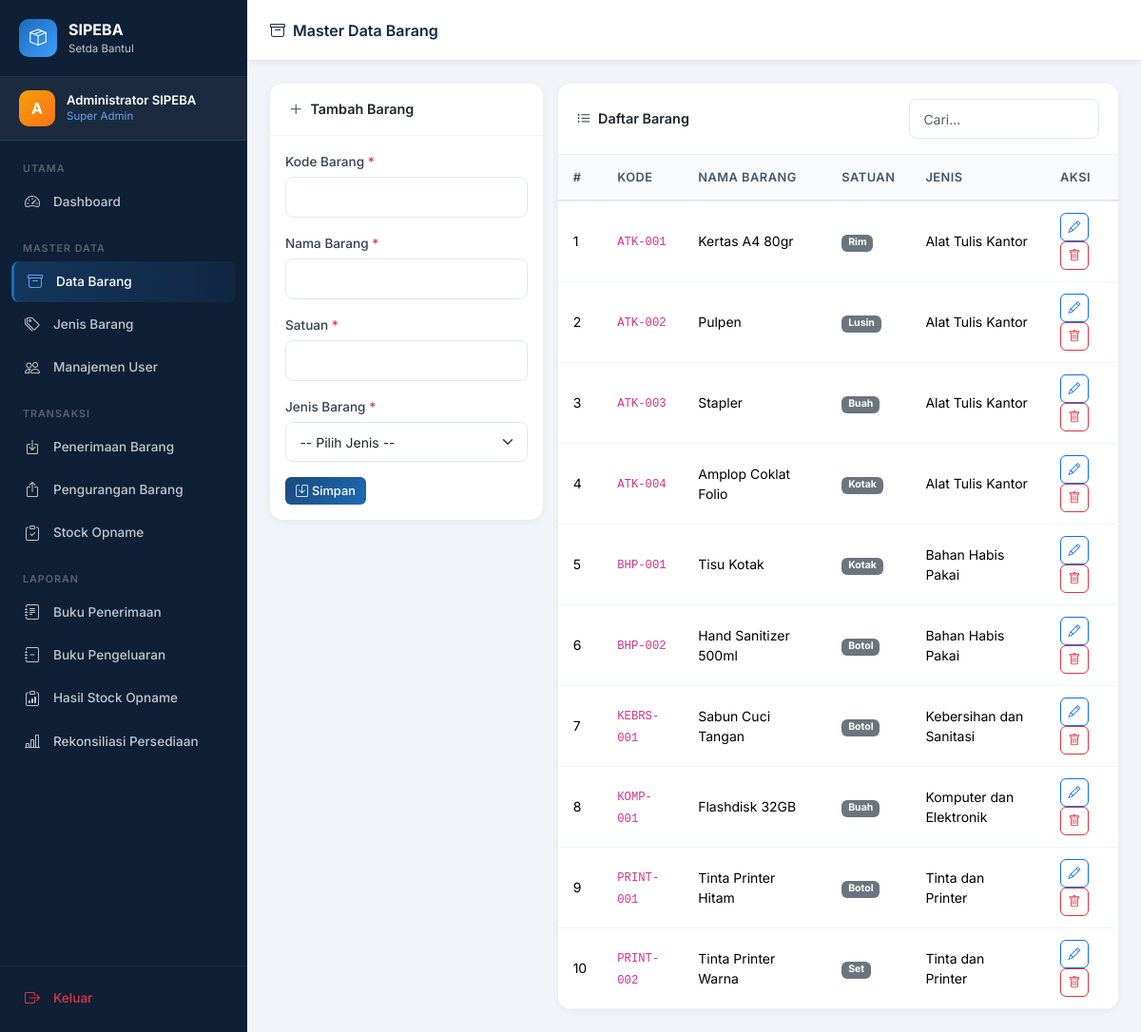
The page /master_data/barang/index.php (signed in) on the database its author committed.
### tables this page shows
CREATE TABLE `barang` (
  `id` INT UNSIGNED AUTO_INCREMENT PRIMARY KEY,
  `kode_barang` VARCHAR(20) NOT NULL UNIQUE,
  `nama_barang` VARCHAR(150) NOT NULL,
  `satuan` VARCHAR(30) NOT NULL,
  `id_jenis_barang` INT UNSIGNED NOT NULL,
  `created_at` TIMESTAMP DEFAULT CURRENT_TIMESTAMP,
  FOREIGN KEY (`id_jenis_barang`) REFERENCES `jenis_barang`(`id`)
);

CREATE TABLE `jenis_barang` (
  `id` INT UNSIGNED AUTO_INCREMENT PRIMARY KEY,
  `kode_jenis` VARCHAR(10) NOT NULL UNIQUE,
  `nama_jenis` VARCHAR(100) NOT NULL,
  `kategori` ENUM('ASET TETAP','ASET LANCAR') NOT NULL DEFAULT 'ASET LANCAR',
  `created_at` TIMESTAMP DEFAULT CURRENT_TIMESTAMP
);

### config/auth.php (called while the page is built, shortened)
<?php
function getCurrentUser(): array {
    return $_SESSION['user'] ?? [];
}
function getUserRole(): string {
    return $_SESSION['user']['role'] ?? '';
}

### master_data/barang/index.php (the view, shortened to what this page needs)
<?php
require_once __DIR__ . '/../../config/bootstrap.php';
$editItem = null;
$list      = $conn->query("SELECT b.*, j.nama_jenis, j.kode_jenis FROM barang b JOIN jenis_barang j ON b.id_jenis_barang=j.id ORDER BY b.kode_barang");
include BASE_PATH . '/includes/header.php';
include BASE_PATH . '/includes/sidebar.php';
?>
<div class="main-content">
  <div class="topbar">
    <div class="topbar-title"><i class="bi bi-archive me-2"></i>Master Data Barang</div>
  </div>
  <div class="page-content">
    <div class="row g-3">
      <div class="col-lg-4">
        <div class="card">
          <div class="card-header"><i class="bi bi-<?=$editItem?'pencil':'plus-lg'?> me-2"></i><?=$editItem?'Edit':'Tambah'?> Barang</div>
          <div class="card-body p-3">
            <form method="POST">
              <div class="mb-3">
                <label class="form-label">Kode Barang <span class="text-danger">*</span></label>
                <input type="text" name="kode_barang" class="form-control" value="<?=htmlspecialchars($editItem['kode_barang']??'')?>" required maxlength="20">
              </div>
              <div class="mb-3">
                <label class="form-label">Nama Barang <span class="text-danger">*</span></label>
                <input type="text" name="nama_barang" class="form-control" value="<?=htmlspecialchars($editItem['nama_barang']??'')?>" required>
              </div>
              <div class="mb-3">
                <label class="form-label">Satuan <span class="text-danger">*</span></label>
                <input type="text" name="satuan" class="form-control" value="<?=htmlspecialchars($editItem['satuan']??'')?>" required>
              </div>
              <div class="mb-3">
                <label class="form-label">Jenis Barang <span class="text-danger">*</span></label>
                <select name="id_jenis_barang" class="form-select" required>
                  <option value="">-- Pilih Jenis --</option>
                </select>
              </div>
              <div class="d-flex gap-2">
                <button type="submit" class="btn btn-primary btn-sm"><i class="bi bi-save me-1"></i>Simpan</button>
              </div>
            </form>
          </div>
        </div>
      </div>
      <div class="col-lg-8">
        <div class="card">
          <div class="card-header d-flex align-items-center justify-content-between">
            <span><i class="bi bi-list-ul me-2"></i>Daftar Barang</span>
            <input type="text" class="form-control form-control-sm" style="width:200px" data-table-search="barangTable" placeholder="Cari...">
          </div>
          <div class="table-wrapper">
            <table class="table" id="barangTable">
              <thead><tr><th>#</th><th>Kode</th><th>Nama Barang</th><th>Satuan</th><th>Jenis</th><th>Aksi</th></tr></thead>
              <tbody>
                <?php $no=1; while($b=$list->fetch_assoc()): ?>
                <tr>
                  <td><?=$no++?></td>
                  <td><code><?=htmlspecialchars($b['kode_barang'])?></code></td>
                  <td><?=htmlspecialchars($b['nama_barang'])?></td>
                  <td><span class="badge bg-secondary"><?=htmlspecialchars($b['satuan'])?></span></td>
                  <td><?=htmlspecialchars($b['nama_jenis'])?></td>
                  <td>
                    <a href="?action=edit&id=<?=$b['id']?>" class="btn btn-sm btn-outline-primary btn-icon"><i class="bi bi-pencil"></i></a>
                    <form method="POST" class="d-inline">
                      <button type="submit" class="btn btn-sm btn-outline-danger btn-icon" data-confirm="Hapus barang <?=htmlspecialchars($b['nama_barang'])?>?"><i class="bi bi-trash"></i></button>
                    </form>
                  </td>
                </tr>
                <?php endwhile; ?>
              </tbody>
            </table>
          </div>
        </div>
      </div>
    </div>
  </div>
</div>
<?php include BASE_PATH . '/includes/footer.php'; ?>

### includes/header.php (shortened to what this page needs)
<!DOCTYPE html>
<html lang="id">
<head>
  <link href="https://cdn.jsdelivr.net/npm/bootstrap@5.3.2/dist/css/bootstrap.min.css" rel="stylesheet">
  <link href="https://cdn.jsdelivr.net/npm/bootstrap-icons@1.11.3/font/bootstrap-icons.css" rel="stylesheet">
  <link href="<?= BASE_URL ?>/assets/css/style.css" rel="stylesheet">
</head>
<body>
<div class="wrapper">

### includes/sidebar.php (shortened to what this page needs)
<?php
$user = getCurrentUser();
$role = getUserRole();
$curPath = $_SERVER['PHP_SELF'];
function isActive(string $path): string {
    global $curPath;
    return (strpos($curPath, $path) !== false) ? 'active' : '';
}
?>
<nav id="sidebar" class="sidebar">
  <div class="sidebar-brand">
    <div class="brand-icon"><i class="bi bi-box-seam"></i></div>
    <div class="brand-text">
      <span class="brand-name">SIPEBA</span>
      <span class="brand-sub">Setda Bantul</span>
    </div>
  </div>
  <div class="sidebar-user">
    <div class="user-avatar">
      <?= strtoupper(substr($user['nama'] ?? 'U', 0, 1)) ?>
    </div>
    <div class="user-info">
      <div class="user-name"><?= htmlspecialchars($user['nama'] ?? '') ?></div>
      <div class="user-role">
        <?php
        $roleLabel = ['superadmin' => 'Super Admin', 'kepala' => 'Kepala Bagian', 'pengurus' => 'Pengurus Barang'];
        echo $roleLabel[$role] ?? $role;
        ?>
      </div>
    </div>
  </div>
  <div class="sidebar-menu">
    <div class="menu-group">
      <span class="menu-label">Utama</span>
      <a href="<?= BASE_URL ?>/dashboard.php"
         class="menu-item <?= isActive('/dashboard.php') ?>">
        <i class="bi bi-speedometer2"></i><span>Dashboard</span>
      </a>
    </div>
    <div class="menu-group">
      <span class="menu-label">Master Data</span>
      <a href="<?= BASE_URL ?>/master_data/barang/index.php" class="menu-item <?= isActive('/barang/') ?>">
        <i class="bi bi-archive"></i><span>Data Barang</span>
      </a>
      <a href="<?= BASE_URL ?>/master_data/jenis_barang/index.php" class="menu-item <?= isActive('/jenis_barang/') ?>">
        <i class="bi bi-tags"></i><span>Jenis Barang</span>
      </a>
      <?php if ($role === 'superadmin'): ?>
      <a href="<?= BASE_URL ?>/master_data/users/index.php" class="menu-item <?= isActive('/users/') ?>">
        <i class="bi bi-people"></i><span>Manajemen User</span>
      </a>
      <?php endif; ?>
    </div>
    <?php if (in_array($role, ['pengurus', 'superadmin'])): ?>
    <div class="menu-group">
      <span class="menu-label">Transaksi</span>
      <a href="<?= BASE_URL ?>/transaksi/penerimaan/index.php" class="menu-item <?= isActive('/penerimaan/') ?>">
        <i class="bi bi-box-arrow-in-down"></i><span>Penerimaan Barang</span>
      </a>
      <a href="<?= BASE_URL ?>/transaksi/pengurangan/index.php" class="menu-item <?= isActive('/pengurangan/') ?>">
        <i class="bi bi-box-arrow-up"></i><span>Pengurangan Barang</span>
      </a>
      <a href="<?= BASE_URL ?>/transaksi/stock_opname/index.php" class="menu-item <?= isActive('/stock_opname/') ?>">
        <i class="bi bi-clipboard-check"></i><span>Stock Opname</span>
      </a>
    </div>
    <?php endif; ?>
    <div class="menu-group">
      <span class="menu-label">Laporan</span>
      <a href="<?= BASE_URL ?>/laporan/buku_penerimaan.php" class="menu-item <?= isActive('/buku_penerimaan') ?>">
        <i class="bi bi-journal-text"></i><span>Buku Penerimaan</span>
      </a>
      <a href="<?= BASE_URL ?>/laporan/buku_pengeluaran.php" class="menu-item <?= isActive('/buku_pengeluaran') ?>">
        <i class="bi bi-journal-minus"></i><span>Buku Pengeluaran</span>
      </a>
      <a href="<?= BASE_URL ?>/laporan/stock_opname.php" class="menu-item <?= isActive('/laporan/stock_opname') ?>">
        <i class="bi bi-clipboard-data"></i><span>Hasil Stock Opname</span>
      </a>
      <a href="<?= BASE_URL ?>/laporan/rekonsiliasi.php" class="menu-item <?= isActive('/rekonsiliasi') ?>">
        <i class="bi bi-bar-chart-line"></i><span>Rekonsiliasi Persediaan</span>
      </a>
    </div>
  </div>
  <div class="sidebar-footer">
    <a href="<?= BASE_URL ?>/auth/logout.php" class="menu-item text-danger" onclick="return confirm('Yakin ingin keluar?')">
      <i class="bi bi-box-arrow-right"></i><span>Keluar</span>
    </a>
  </div>
</nav>

### includes/footer.php (shortened to what this page needs)
  </div>
</body>
</html>

### rows shown on the page
barang: kode_barang "ATK-001", nama_barang "Kertas A4 80gr", satuan "Rim", id_jenis_barang.nama_jenis "Alat Tulis Kantor"
barang: kode_barang "ATK-002", nama_barang "Pulpen", satuan "Lusin", id_jenis_barang.nama_jenis "Alat Tulis Kantor"
barang: kode_barang "ATK-003", nama_barang "Stapler", satuan "Buah", id_jenis_barang.nama_jenis "Alat Tulis Kantor"
barang: kode_barang "ATK-004", nama_barang "Amplop Coklat Folio", satuan "Kotak", id_jenis_barang.nama_jenis "Alat Tulis Kantor"
barang: kode_barang "BHP-001", nama_barang "Tisu Kotak", satuan "Kotak", id_jenis_barang.nama_jenis "Bahan Habis Pakai"
barang: kode_barang "BHP-002", nama_barang "Hand Sanitizer 500ml", satuan "Botol", id_jenis_barang.nama_jenis "Bahan Habis Pakai"
barang: kode_barang "KEBRS-001", nama_barang "Sabun Cuci Tangan", satuan "Botol", id_jenis_barang.nama_jenis "Kebersihan dan Sanitasi"
barang: kode_barang "KOMP-001", nama_barang "Flashdisk 32GB", satuan "Buah", id_jenis_barang.nama_jenis "Komputer dan Elektronik"
barang: kode_barang "PRINT-001", nama_barang "Tinta Printer Hitam", satuan "Botol", id_jenis_barang.nama_jenis "Tinta dan Printer"
barang: kode_barang "PRINT-002", nama_barang "Tinta Printer Warna", satuan "Set", id_jenis_barang.nama_jenis "Tinta dan Printer"

### other values the page prints
substr($user['nama'] ?? 'U', 0, 1) "A"
$user['nama'] "Administrator SIPEBA"
$roleLabel[$role] "Super Admin"
